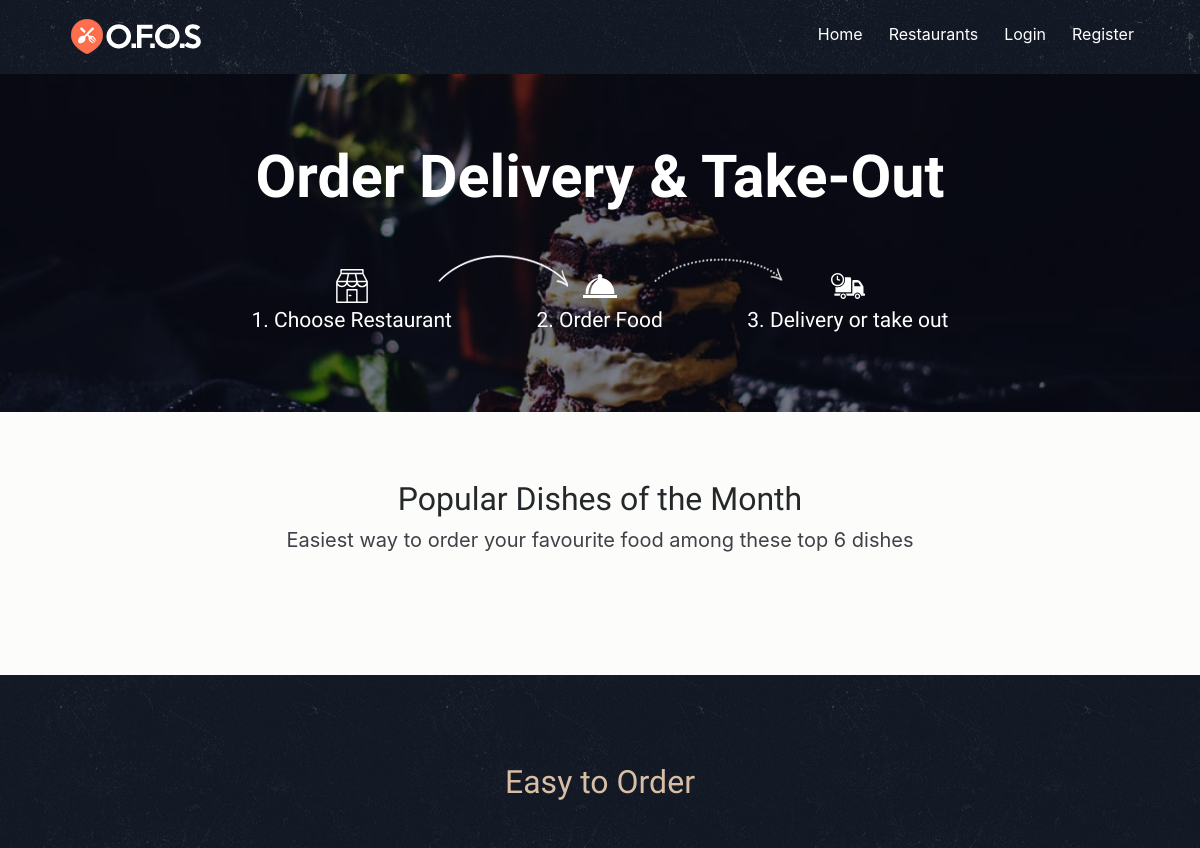
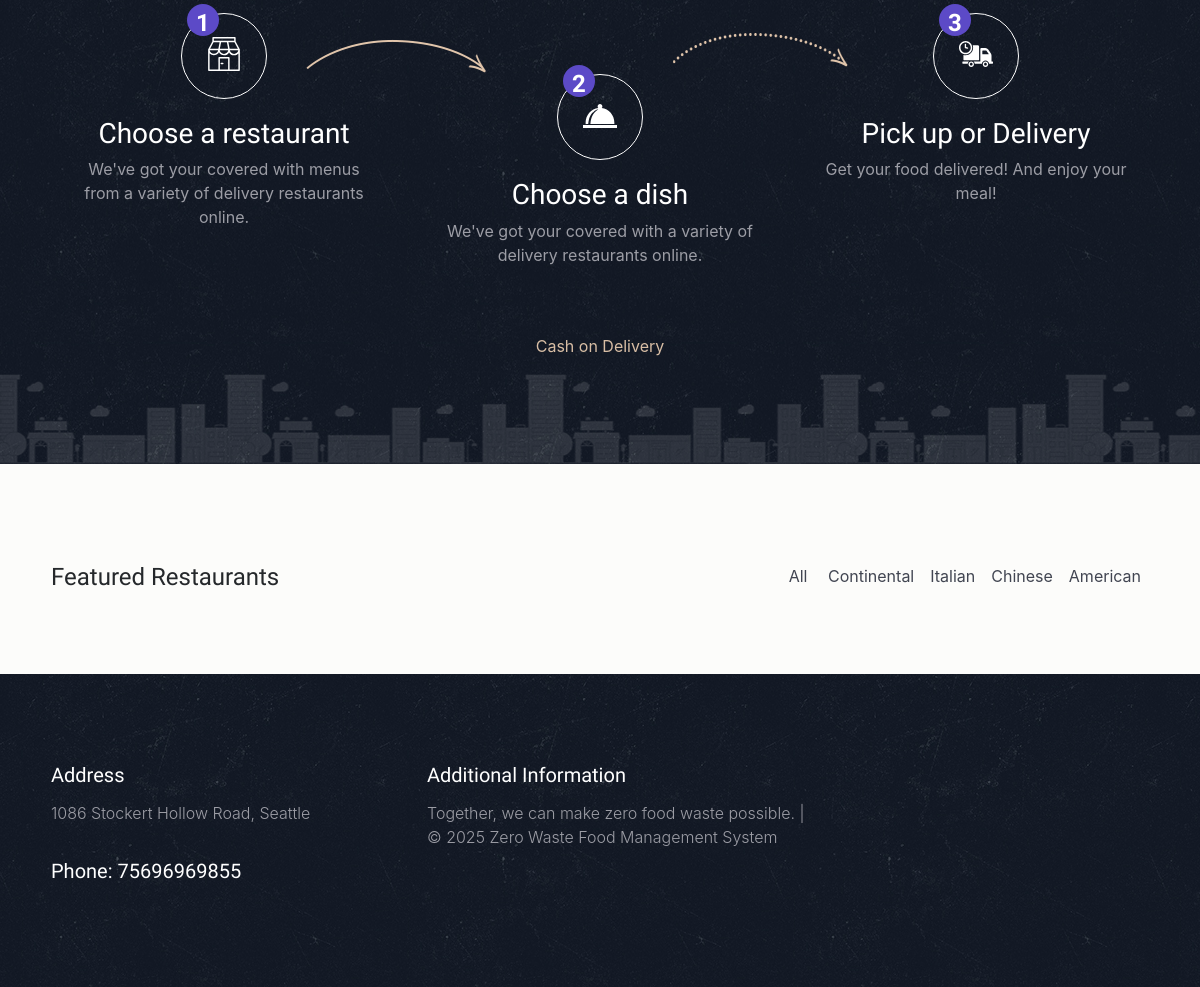
The page / on the database its author committed (2 pictures, top to bottom).
### tables this page shows
CREATE TABLE `res_category` (
  `c_id` int(222) NOT NULL,
  `c_name` varchar(222) NOT NULL,
  `date` timestamp NOT NULL DEFAULT current_timestamp() ON UPDATE current_timestamp()
);

### index.php (the view, shortened to what this page needs)
<?php
include 'parts/start.php';
?>
<section class="hero bg-image" data-image-src="images/img/pimg.jpg">
    <div class="hero-inner">
        <div class="container text-center hero-text font-white">
            <h1>Order Delivery & Take-Out</h1>
            <div class="steps">
                <div class="step-item step1">
                    <h4><span style="color:white;">1. </span>Choose Restaurant</h4>
                </div>
                <div class="step-item step2">
                    <h4><span style="color:white;">2. </span>Order Food</h4>
                </div>
                <div class="step-item step3">
                    <h4><span style="color:white;">3. </span>Delivery or take out</h4>
                </div>
            </div>
        </div>
    </div>
</section>
<section class="popular">
    <div class="container">
        <div class="title text-xs-center m-b-30">
            <h2>Popular Dishes of the Month</h2>
            <p class="lead">Easiest way to order your favourite food among these top 6 dishes</p>
        </div>
    </div>
</section>
<section class="how-it-works">
    <div class="container">
        <div class="text-xs-center">
            <h2>Easy to Order</h2>
            <div class="row how-it-works-solution">
                <div class="col-xs-12 col-sm-12 col-md-4 how-it-works-steps white-txt col1">
                    <div class="how-it-works-wrap">
                        <div class="step step-1">
                            <div class="icon" data-step="1">
                            </div>
                            <h3>Choose a restaurant</h3>
                            <p>We've got your covered with menus from a variety of delivery restaurants online.</p>
                        </div>
                    </div>
                </div>
                <div class="col-xs-12 col-sm-12 col-md-4 how-it-works-steps white-txt col2">
                    <div class="step step-2">
                        <div class="icon" data-step="2">
                        </div>
                        <h3>Choose a dish</h3>
                        <p>We've got your covered with a variety of delivery restaurants online.</p>
                    </div>
                </div>
                <div class="col-xs-12 col-sm-12 col-md-4 how-it-works-steps white-txt col3">
                    <div class="step step-3">
                        <div class="icon" data-step="3">
                        </div>
                        <h3>Pick up or Delivery</h3>
                        <p>Get your food delivered! And enjoy your meal!</p>
                    </div>
                </div>
            </div>
        </div>
        <div class="row">
            <div class="col-sm-12 text-center">
                <p class="pay-info">Cash on Delivery</p>
            </div>
        </div>
    </div>
</section>
<section class="featured-restaurants">
    <div class="container">
        <div class="row">
            <div class="col-sm-4">
                <div class="title-block pull-left">
                    <h4>Featured Restaurants</h4>
                </div>
            </div>
            <div class="col-sm-8">
                <div class="restaurants-filter pull-right">
                    <nav class="primary pull-left">
                        <ul>
                            <li><a href="#" class="selected" data-filter="*">all</a></li>
                            <?php
                            $res = mysqli_query($db, "select * from res_category");
                            while ($row = mysqli_fetch_array($res)) {
                                echo '<li><a href="#" data-filter=".' . $row['c_name'] . '"> ' . $row['c_name'] . '</a></li>';
                            }
                            ?>
                        </ul>
                    </nav>
                </div>
            </div>
        </div>
    </div>
</section>
<?php include 'parts/end.php'; ?>

### css/style.css (style rules this page uses)
body { background: rgba(252, 251, 249, 0.68); font-size: 16px; color: #4d4f56; font-weight: 400; overflow-x: hidden; }
.h1, .h2, .h3, .h4, .h5, .h6, h1, h2, h3, h4, h5, h6 { font-family: "Source Sans Pro", sans-serif; color: #25282b; }
a { color: #5c4ac7; }
.lead { font-size: 1.25rem; font-weight: 400; color: #404048; }
ul { list-style-type: none; padding: 0; }
.container { max-width: 1270px; width: 94%; }
.m-b-30 { margin-bottom: 30px; }
.font-white { color: #fff; }
.hero { padding-top: 12%; padding-bottom: 6%; text-align: center; position: relative; }
.hero h1 { font-family: "Give You Glory", cursive; color: #fff; font-size: 3.7em; font-weight: 700; }
.hero:before { content: ""; display: block; height: 100%; position: absolute; top: 0; left: 0; width: 100%; z-index: 1; background-color: rgba(7, 6, 29, 0.37); }
.hero .hero-inner { position: relative; z-index: 1; }
.step-item { display: inline-block; margin: 0 40px 0; position: relative; }
.step-item svg { display: inline-block; width: 34px; height: 34px; }
.step-item h4 { font-family: "Give You Glory", cursive; color: #fff; font-size: 21px; }
.step-item h4 span { color: #5c4ac7; }
.step1:after, .step2:after { position: absolute; content: ""; right: -58%; top: -20%; width: 130px; height: 32px; background: url(../images/arrow.png); }
.step2:after { background: url(../images/arrow-dotted.png); height: 25px; right: -95%; top: -15%; }
.popular { padding: 70px 0 90px; background-size: 100%; }
.how-it-works { background-image: url(../images/city.png), url(../images/pattern.png); background-repeat: repeat-x, repeat; background-position: bottom, center; padding: 90px 0; position: relative; }
.how-it-works .text-xs-center > h2 { color: #d8bea5; margin-bottom: 50px; }
.how-it-works-steps { position: relative; padding: 0 2.1rem; }
.how-it-works p.pay-info { font-size: 16px; color: #d8bea5; margin-top: 25px; text-align: center; }
.how-it-works h3 { color: #fff; }
.how-it-works p { color: #9c9da5; }
.step .icon { position: relative; width: 86px; height: 86px; margin: 10px auto 20px; line-height: 78px; text-align: center; border: 1px solid #fff; border-radius: 50%; }
.step .icon:before { content: attr(data-step); position: absolute; top: -10px; left: 5px; display: block; width: 32px; height: 32px; line-height: 38px; background-color: #5c4ac7; border-radius: 50%; font-size: 1.5em; font-family: "Give You Glory", cursive; font-weight: 700; color: #fff; }
.step .icon img, .step .icon svg { display: inline-block; vertical-align: middle; width: 34px; height: 34px; }
.how-it-works .step-2 { padding-top: 20%; }
.col1:after { position: absolute; content: ""; right: -21%; top: 15%; width: 185px; height: 34px; background: url(../images/arrow-big.png) no-repeat; }
.col2:after { position: absolute; content: ""; right: -16%; top: 11%; width: 175px; height: 34px; background: url(../images/arrow-big-dotted.png) no-repeat; }
.how-it-works-solution { margin-bottom: 26px; }
.featured-restaurants { padding: 100px 0 20px; position: relative; }
.restaurants-filter ul li { display: inline-block; padding: 0 0.5rem; }
.featured-restaurants .restaurants-filter ul li a { font-weight: 400; color: #414551; font-size: 16px; text-transform: capitalize; }

### rows shown on the page
res_category: c_name "Continental"
res_category: c_name "Italian"
res_category: c_name "Chinese"
res_category: c_name "American"
